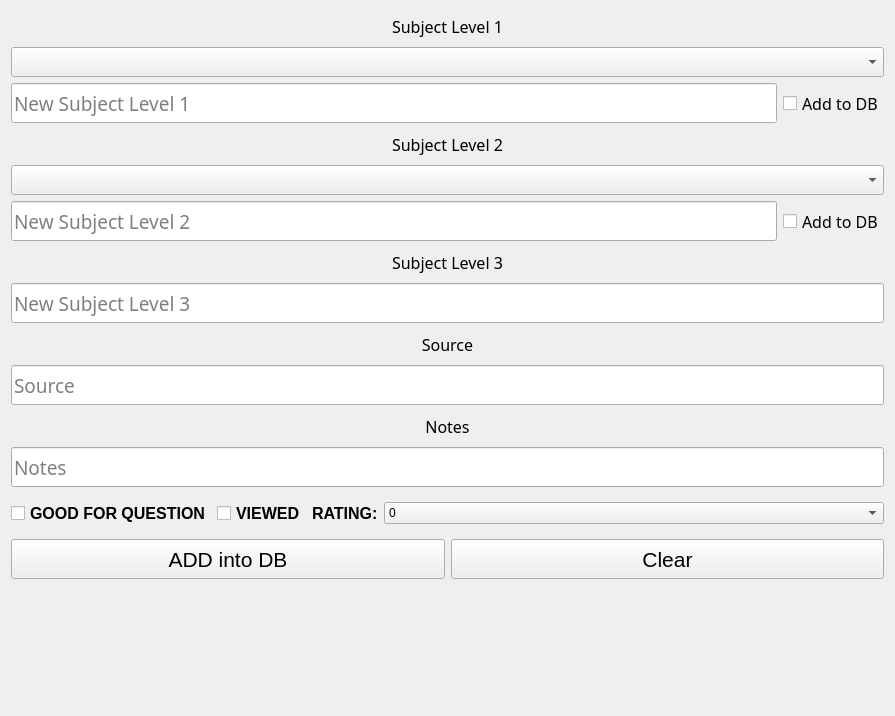
      <widget class="QWidget" name="tab">
       <attribute name="title">
        <string>Add to DS info</string>
       </attribute>
       <layout class="QVBoxLayout" name="verticalLayout_2">
        <item>
         <widget class="QLabel" name="label_subject_level_1_ds_info">
          <property name="minimumSize">
           <size>
            <width>0</width>
            <height>30</height>
           </size>
          </property>
          <property name="maximumSize">
           <size>
            <width>16777215</width>
            <height>30</height>
           </size>
          </property>
          <property name="font">
           <font>
            <family>Dubai Medium</family>
            <pointsize>12</pointsize>
           </font>
          </property>
          <property name="text">
           <string>Subject Level 1</string>
          </property>
          <property name="alignment">
           <set>Qt::AlignCenter</set>
          </property>
         </widget>
        </item>
        <item>
         <widget class="QComboBox" name="comboBox_subject_level_1_add_to_ds">
          <property name="minimumSize">
           <size>
            <width>0</width>
            <height>30</height>
           </size>
          </property>
          <property name="maximumSize">
           <size>
            <width>16777215</width>
            <height>30</height>
           </size>
          </property>
          <property name="font">
           <font>
            <family>Dubai Medium</family>
            <pointsize>12</pointsize>
           </font>
          </property>
         </widget>
        </item>
        <item>
         <layout class="QHBoxLayout" name="horizontalLayout">
          <item>
           <widget class="QLineEdit" name="lineEdit_subject_level_1_ds_info">
            <property name="minimumSize">
             <size>
              <width>0</width>
              <height>40</height>
             </size>
            </property>
            <property name="maximumSize">
             <size>
              <width>16777215</width>
              <height>40</height>
             </size>
            </property>
            <property name="font">
             <font>
              <family>Dubai Medium</family>
              <pointsize>14</pointsize>
             </font>
            </property>
            <property name="placeholderText">
             <string>New Subject Level 1</string>
            </property>
           </widget>
          </item>
          <item>
           <widget class="QCheckBox" name="checkBox_subject_level_1_add_ds_info">
            <property name="minimumSize">
             <size>
              <width>0</width>
              <height>30</height>
             </size>
            </property>
            <property name="font">
             <font>
              <family>Dubai Medium</family>
              <pointsize>12</pointsize>
             </font>
            </property>
            <property name="text">
             <string>Add to DB</string>
            </property>
            <property name="checked">
             <bool>false</bool>
            </property>
           </widget>
          </item>
         </layout>
        </item>
        <item>
         <widget class="QLabel" name="label_subject_level_2_ds_info">
          <property name="minimumSize">
           <size>
            <width>0</width>
            <height>30</height>
           </size>
          </property>
          <property name="maximumSize">
           <size>
            <width>16777215</width>
            <height>30</height>
           </size>
          </property>
          <property name="font">
           <font>
            <family>Dubai Medium</family>
            <pointsize>12</pointsize>
           </font>
          </property>
          <property name="layoutDirection">
           <enum>Qt::LeftToRight</enum>
          </property>
          <property name="autoFillBackground">
           <bool>false</bool>
          </property>
          <property name="text">
           <string>Subject Level 2</string>
          </property>
          <property name="alignment">
           <set>Qt::AlignCenter</set>
          </property>
         </widget>
        </item>
        <item>
         <widget class="QComboBox" name="comboBox_subject_level_2_add_to_ds">
          <property name="minimumSize">
           <size>
            <width>0</width>
            <height>30</height>
           </size>
          </property>
          <property name="maximumSize">
           <size>
            <width>16777215</width>
            <height>30</height>
           </size>
          </property>
          <property name="font">
           <font>
            <family>Dubai Medium</family>
            <pointsize>12</pointsize>
           </font>
          </property>
         </widget>
        </item>
        <item>
         <layout class="QHBoxLayout" name="horizontalLayout_2">
          <item>
           <widget class="QLineEdit" name="lineEdit_subject_level_2_ds_info">
            <property name="minimumSize">
             <size>
              <width>0</width>
              <height>40</height>
             </size>
            </property>
            <property name="maximumSize">
             <size>
              <width>16777215</width>
              <height>40</height>
             </size>
            </property>
            <property name="font">
             <font>
              <family>Dubai Medium</family>
              <pointsize>14</pointsize>
             </font>
            </property>
            <property name="placeholderText">
             <string>New Subject Level 2</string>
            </property>
           </widget>
          </item>
          <item>
           <widget class="QCheckBox" name="checkBox_subject_level_2_add_ds_info">
            <property name="minimumSize">
             <size>
              <width>0</width>
              <height>30</height>
             </size>
            </property>
            <property name="maximumSize">
             <size>
              <width>16777215</width>
              <height>30</height>
             </size>
            </property>
            <property name="font">
             <font>
              <family>Dubai Medium</family>
              <pointsize>12</pointsize>
             </font>
            </property>
            <property name="text">
             <string>Add to DB</string>
            </property>
            <property name="checked">
             <bool>false</bool>
            </property>
           </widget>
          </item>
         </layout>
        </item>
        <item>
         <widget class="QLabel" name="label_subject_level_3_ds_info">
          <property name="minimumSize">
           <size>
            <width>0</width>
            <height>30</height>
           </size>
          </property>
          <property name="maximumSize">
           <size>
            <width>16777215</width>
            <height>30</height>
           </size>
          </property>
          <property name="font">
           <font>
            <family>Dubai Medium</family>
            <pointsize>12</pointsize>
           </font>
          </property>
          <property name="text">
           <string>Subject Level 3</string>
          </property>
          <property name="alignment">
           <set>Qt::AlignCenter</set>
          </property>
         </widget>
        </item>
        <item>
         <widget class="QLineEdit" name="lineEdit_subject_level_3_ds_info">
          <property name="minimumSize">
           <size>
            <width>0</width>
            <height>40</height>
           </size>
          </property>
          <property name="maximumSize">
           <size>
            <width>16777215</width>
            <height>40</height>
           </size>
          </property>
          <property name="font">
           <font>
            <family>Dubai Medium</family>
            <pointsize>14</pointsize>
           </font>
          </property>
          <property name="placeholderText">
           <string>New Subject Level 3</string>
          </property>
         </widget>
        </item>
        <item>
         <widget class="QLabel" name="label_add_source_ds_info">
          <property name="minimumSize">
           <size>
            <width>0</width>
            <height>30</height>
           </size>
          </property>
          <property name="maximumSize">
           <size>
            <width>16777215</width>
            <height>30</height>
           </size>
          </property>
          <property name="font">
           <font>
            <family>Dubai Medium</family>
            <pointsize>12</pointsize>
           </font>
          </property>
          <property name="text">
           <string>Source</string>
          </property>
          <property name="alignment">
           <set>Qt::AlignCenter</set>
          </property>
         </widget>
        </item>
        <item>
         <widget class="QLineEdit" name="lineEdit_source_ds_info">
          <property name="minimumSize">
           <size>
            <width>0</width>
            <height>40</height>
           </size>
          </property>
          <property name="maximumSize">
           <size>
            <width>16777215</width>
            <height>40</height>
           </size>
          </property>
          <property name="font">
           <font>
            <family>Dubai Medium</family>
            <pointsize>14</pointsize>
           </font>
          </property>
          <property name="placeholderText">
           <string>Source</string>
          </property>
         </widget>
        </item>
        <item>
         <widget class="QLabel" name="label_add_notes_ds_info">
          <property name="minimumSize">
           <size>
            <width>0</width>
            <height>30</height>
           </size>
          </property>
          <property name="maximumSize">
           <size>
            <width>16777215</width>
            <height>30</height>
           </size>
          </property>
          <property name="font">
           <font>
            <family>Dubai Medium</family>
            <pointsize>12</pointsize>
           </font>
          </property>
          <property name="text">
           <string>Notes</string>
          </property>
          <property name="alignment">
           <set>Qt::AlignCenter</set>
          </property>
         </widget>
        </item>
        <item>
         <widget class="QLineEdit" name="lineEdit_notes_ds_info">
          <property name="minimumSize">
           <size>
            <width>0</width>
            <height>40</height>
           </size>
          </property>
          <property name="maximumSize">
           <size>
            <width>16777215</width>
            <height>40</height>
           </size>
          </property>
          <property name="font">
           <font>
            <family>Dubai Medium</family>
            <pointsize>14</pointsize>
           </font>
          </property>
          <property name="placeholderText">
           <string>Notes</string>
          </property>
         </widget>
        </item>
        <item>
         <layout class="QHBoxLayout" name="horizontalLayout_3">
          <item>
           <widget class="QCheckBox" name="checkBox_good_for_question_add_to_ds_info">
            <property name="minimumSize">
             <size>
              <width>0</width>
              <height>40</height>
             </size>
            </property>
            <property name="maximumSize">
             <size>
              <width>16777215</width>
              <height>40</height>
             </size>
            </property>
            <property name="sizeIncrement">
             <size>
              <width>0</width>
              <height>0</height>
             </size>
            </property>
            <property name="font">
             <font>
              <pointsize>12</pointsize>
              <weight>75</weight>
              <bold>true</bold>
             </font>
            </property>
            <property name="text">
             <string>GOOD FOR QUESTION</string>
            </property>
           </widget>
          </item>
          <item>
           <widget class="QCheckBox" name="checkBox_viewed_add_to_ds_info_3">
            <property name="minimumSize">
             <size>
              <width>0</width>
              <height>40</height>
             </size>
            </property>
            <property name="maximumSize">
             <size>
              <width>16777215</width>
              <height>40</height>
             </size>
            </property>
            <property name="sizeIncrement">
             <size>
              <width>0</width>
              <height>0</height>
             </size>
            </property>
            <property name="font">
             <font>
              <pointsize>12</pointsize>
              <weight>75</weight>
              <bold>true</bold>
             </font>
            </property>
            <property name="text">
             <string>VIEWED</string>
            </property>
           </widget>
          </item>
          <item>
           <widget class="QLabel" name="label">
            <property name="maximumSize">
             <size>
              <width>90</width>
              <height>16777215</height>
             </size>
            </property>
            <property name="font">
             <font>
              <pointsize>12</pointsize>
              <weight>75</weight>
              <bold>true</bold>
             </font>
            </property>
            <property name="text">
             <string>RATING:</string>
            </property>
           </widget>
          </item>
          <item>
           <widget class="QComboBox" name="comboBox_rating_add_to_ds_info">
            <property name="minimumSize">
             <size>
              <width>500</width>
              <height>0</height>
             </size>
            </property>
            <property name="layoutDirection">
             <enum>Qt::LeftToRight</enum>
            </property>
            <property name="currentText">
             <string>0</string>
            </property>
            <property name="frame">
             <bool>true</bool>
            </property>
            <item>
             <property name="text">
              <string>0</string>
             </property>
            </item>
            <item>
             <property name="text">
              <string>1</string>
             </property>
            </item>
            <item>
             <property name="text">
              <string>2</string>
             </property>
            </item>
            <item>
             <property name="text">
              <string>3</string>
             </property>
            </item>
            <item>
             <property name="text">
              <string>4</string>
             </property>
            </item>
            <item>
             <property name="text">
              <string>5</string>
             </property>
            </item>
            <item>
             <property name="text">
              <string>6</string>
             </property>
            </item>
           </widget>
          </item>
         </layout>
        </item>
        <item>
         <layout class="QHBoxLayout" name="horizontalLayout_6">
          <item>
           <widget class="QPushButton" name="pushButton_add_to_db_ds_info">
            <property name="minimumSize">
             <size>
              <width>0</width>
              <height>40</height>
             </size>
            </property>
            <property name="maximumSize">
             <size>
              <width>16777215</width>
              <height>40</height>
             </size>
            </property>
            <property name="font">
             <font>
              <pointsize>16</pointsize>
             </font>
            </property>
            <property name="text">
             <string>ADD into DB</string>
            </property>
            <property name="autoDefault">
             <bool>false</bool>
            </property>
            <property name="flat">
             <bool>false</bool>
            </property>
           </widget>
          </item>
          <item>
           <widget class="QPushButton" name="pushButton_clear_add_to_ds_info">
            <property name="minimumSize">
             <size>
              <width>0</width>
              <height>40</height>
             </size>
            </property>
            <property name="maximumSize">
             <size>
              <width>16777215</width>
              <height>40</height>
             </size>
            </property>
            <property name="font">
             <font>
              <pointsize>16</pointsize>
             </font>
            </property>
            <property name="text">
             <string>Clear</string>
            </property>
           </widget>
          </item>
         </layout>
        </item>
        <item>
         <spacer name="verticalSpacer_3">
          <property name="orientation">
           <enum>Qt::Vertical</enum>
          </property>
          <property name="sizeType">
           <enum>QSizePolicy::Fixed</enum>
          </property>
          <property name="sizeHint" stdset="0">
           <size>
            <width>20</width>
            <height>20</height>
           </size>
          </property>
         </spacer>
        </item>
        <item>
         <widget class="QLabel" name="label_result_add_to_ds_info">
          <property name="minimumSize">
           <size>
            <width>0</width>
            <height>100</height>
           </size>
          </property>
          <property name="text">
           <string/>
          </property>
         </widget>
        </item>
       </layout>
      </widget>
